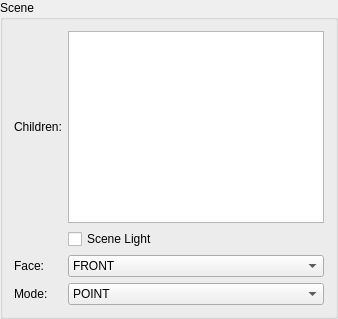
         <widget class="QGroupBox" name="sceneGroupBox">
          <property name="enabled">
           <bool>true</bool>
          </property>
          <property name="sizePolicy">
           <sizepolicy hsizetype="Preferred" vsizetype="Maximum">
            <horstretch>0</horstretch>
            <verstretch>0</verstretch>
           </sizepolicy>
          </property>
          <property name="title">
           <string>Scene</string>
          </property>
          <property name="checkable">
           <bool>false</bool>
          </property>
          <layout class="QGridLayout" name="gridLayout_4">
           <item row="1" column="0">
            <widget class="QLabel" name="label_11">
             <property name="text">
              <string>Children:</string>
             </property>
            </widget>
           </item>
           <item row="1" column="1">
            <widget class="QListWidget" name="sceneChildList"/>
           </item>
           <item row="2" column="1">
            <widget class="QCheckBox" name="sceneLightToggle">
             <property name="text">
              <string>Scene Light</string>
             </property>
            </widget>
           </item>
           <item row="3" column="0">
            <widget class="QLabel" name="label_12">
             <property name="text">
              <string>Face:</string>
             </property>
            </widget>
           </item>
           <item row="3" column="1">
            <widget class="QComboBox" name="sceneFaceCombo">
             <item>
              <property name="text">
               <string>FRONT</string>
              </property>
             </item>
             <item>
              <property name="text">
               <string>BACK</string>
              </property>
             </item>
             <item>
              <property name="text">
               <string>FRONT_AND_BACK</string>
              </property>
             </item>
            </widget>
           </item>
           <item row="4" column="0">
            <widget class="QLabel" name="label_13">
             <property name="text">
              <string>Mode:</string>
             </property>
            </widget>
           </item>
           <item row="4" column="1">
            <widget class="QComboBox" name="sceneModeCombo">
             <item>
              <property name="text">
               <string>POINT</string>
              </property>
             </item>
             <item>
              <property name="text">
               <string>LINE</string>
              </property>
             </item>
             <item>
              <property name="text">
               <string>FILL</string>
              </property>
             </item>
            </widget>
           </item>
          </layout>
         </widget>
